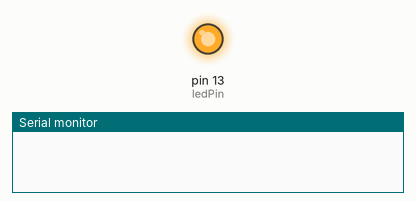
A program run on a simulated Arduino Uno, built with avr-gcc and run on an emulated ATmega328P. On the bench: output pins drawn as LEDs (lit = HIGH), the last lines printed to the serial monitor.

Above: at 0.1 s.
At 2.1 s:
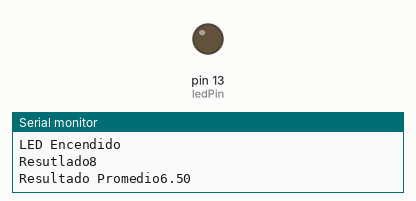
Timing chart, 0 to 3.6 s (numbered marks = the images above):
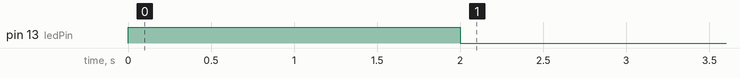

The program:

main.cpp
```cpp
#include "HardwareSerial.h"
#include <Arduino.h>

// Creando clases para Arduino
//

// Declracion de constante
//
const int ledPin = 13;

void encenderLED(int pin, unsigned long time);

float promedio(float a, float b) { return (a + b) / 2; }

// Crear funcion de enum class
int sumar(int a, int b) { return a + b; }

void setup() { encenderLED(ledPin, 2000); }
void loop() {}

void encenderLED(int pin, unsigned long time) {

  pinMode(pin, OUTPUT);
  digitalWrite(pin, HIGH);
  delay(time);
  digitalWrite(pin, LOW);
  Serial.begin(115200);
  Serial.println("LED Encendido");
  int resultado = sumar(5, 3);
  Serial.print("Resutlado");
  Serial.println(resultado);
  float pro = promedio(5, 8);
  Serial.print("Resultado Promedio");
  Serial.println(pro);
}

// Tarea modificar funcion para que apague el led t segundos
// Tarea crear funcion para poder sacar el promedio de dos numeros
```
